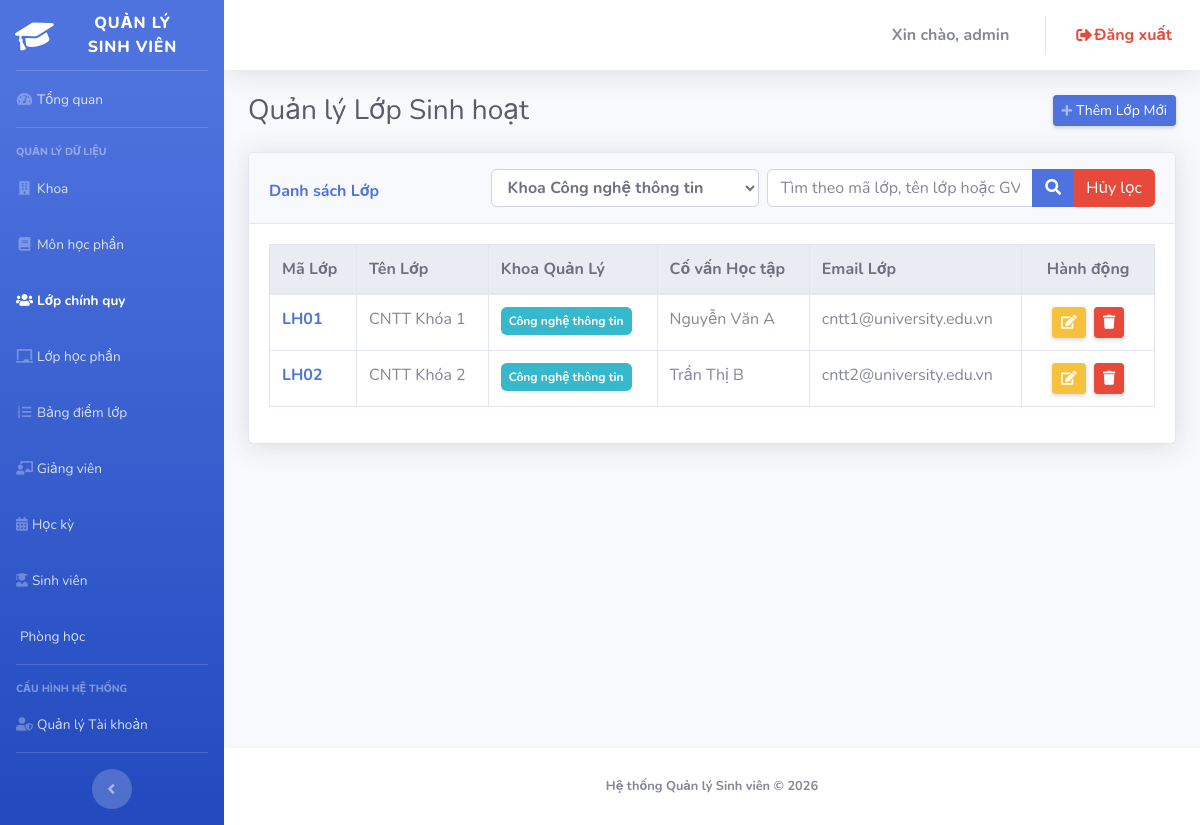
Page /admin/index.php?page=classes&filter_khoa=CNTT (signed in) on the committed database.
### tables this page shows
CREATE TABLE `classes` (
  `maLop` varchar(20) NOT NULL,
  `tenLop` varchar(100) NOT NULL,
  `email` varchar(100) DEFAULT NULL,
  `maKhoa` varchar(20) NOT NULL,
  `maGV` varchar(20) NOT NULL
);

CREATE TABLE `faculties` (
  `maKhoa` varchar(20) NOT NULL,
  `tenKhoa` varchar(100) NOT NULL,
  `diaChi` varchar(200) DEFAULT NULL,
  `email` varchar(100) DEFAULT NULL,
  `sdt` varchar(20) DEFAULT NULL
);

CREATE TABLE `teachers` (
  `maGV` varchar(20) NOT NULL,
  `hoTenGV` varchar(100) NOT NULL,
  `email` varchar(100) DEFAULT NULL,
  `sdt` varchar(20) DEFAULT NULL
);

### admin/classes.php (the view, shortened to what this page needs)
<?php
$keyword = $_GET['keyword'] ?? '';
$filter_khoa = $_GET['filter_khoa'] ?? '';
$facultiesList = $pdo->query("SELECT maKhoa, tenKhoa FROM Faculties")->fetchAll();
$limit = 10;
$p = isset($_GET['p']) ? (int)$_GET['p'] : 1;
$offset = (int)(($p - 1) * $limit);
$baseSelect = "SELECT c.maLop, c.tenLop, c.email, c.maKhoa, c.maGV, f.tenKhoa, t.hoTenGV
               FROM Classes c
               LEFT JOIN Faculties f ON c.maKhoa = f.maKhoa
               LEFT JOIN Teachers t ON c.maGV = t.maGV";
$whereClauses = [];
$params = [];
if ($filter_khoa !== '') {
    $whereClauses[] = "c.maKhoa = ?";
    array_push($params, $filter_khoa);
}
$whereString = "";
if (count($whereClauses) > 0) {
    $whereString = " WHERE " . implode(" AND ", $whereClauses);
}
$sql = $baseSelect . $whereString . " ORDER BY c.maKhoa ASC, c.maLop ASC LIMIT $limit OFFSET $offset";
$stmt = $pdo->prepare($sql);
$stmt->execute($params);
$classes = $stmt->fetchAll();
?>
<div class="d-sm-flex align-items-center justify-content-between mb-4">
    <h1 class="h3 mb-0 text-gray-800">Quản lý Lớp Sinh hoạt</h1>
    <button href="#" class="d-none d-sm-inline-block btn btn-sm btn-primary shadow-sm" data-toggle="modal" data-target="#addModal">
        <i class="fas fa-plus fa-sm text-white-50"></i> Thêm Lớp Mới
    </button>
</div>
<div class="card shadow mb-4">
    <div class="card-header py-3 row align-items-center m-0">
        <div class="col-xl-3 col-lg-2 mt-2 px-0">
            <h6 class="font-weight-bold text-primary m-0">Danh sách Lớp</h6>
        </div>
        <div class="col-xl-9 col-lg-10 px-0">
            <form method="GET" action="index.php" class="mb-0 row no-gutters align-items-center">
                <div class="col-md-5 pr-md-2 mb-2 mb-md-0">
                    <select name="filter_khoa" class="form-control font-weight-bold" onchange="this.form.submit()">
                        <?php foreach ($facultiesList as $fac): ?>
                            <option value="<?= htmlspecialchars($fac['maKhoa']) ?>" <?= ($filter_khoa === $fac['maKhoa']) ? 'selected' : '' ?>>
                                Khoa <?= htmlspecialchars($fac['tenKhoa']) ?>
                            </option>
                        <?php endforeach; ?>
                    </select>
                </div>
                <div class="col-md-7">
                    <div class="input-group w-100">
                        <input type="text" name="keyword" class="form-control" placeholder="Tìm theo mã lớp, tên lớp hoặc GV..." value="<?= htmlspecialchars($keyword) ?>">
                        <div class="input-group-append">
                            <button class="btn btn-primary" type="submit">
                                <i class="fas fa-search"></i>
                            </button>
                            <?php if ($keyword !== '' || $filter_khoa !== ''): ?>
                                <a href="index.php?page=classes" class="btn btn-danger">Hủy lọc</a>
                            <?php endif; ?>
                        </div>
                    </div>
                </div>
            </form>
        </div>
    </div>
    <div class="card-body">
        <div class="table-responsive">
            <table class="table table-bordered table-hover align-middle" width="100%" cellspacing="0">
                <thead class="thead-light">
                    <tr>
                        <th>Mã Lớp</th>
                        <th>Tên Lớp</th>
                        <th>Khoa Quản Lý</th>
                        <th>Cố vấn Học tập</th>
                        <th>Email Lớp</th>
                        <th width="15%" class="text-center">Hành động</th>
                    </tr>
                </thead>
                <tbody>
                    <?php if(empty($classes)): ?>
                        <tr><td colspan="6" class="text-center py-4">Không có lớp nào phù hợp</td></tr>
                    <?php else: ?>
                        <?php foreach ($classes as $c): ?>
                        <tr>
                            <td class="font-weight-bold text-primary"><?= htmlspecialchars($c['maLop']) ?></td>
                            <td><?= htmlspecialchars($c['tenLop']) ?></td>
                            <td><span class="badge badge-info p-2"><?= htmlspecialchars($c['tenKhoa'] ?? 'Trống') ?></span></td>
                            <td><?= htmlspecialchars($c['hoTenGV'] ?? 'Trống') ?></td>
                            <td><?= htmlspecialchars($c['email']) ?></td>
                            <td class="text-center text-nowrap">
                                <button type="button" class="btn btn-warning btn-sm mr-1 shadow-sm"
                                        onclick='openEditModal(<?= json_encode($c, JSON_HEX_TAG | JSON_HEX_APOS | JSON_HEX_QUOT | JSON_HEX_AMP | JSON_UNESCAPED_UNICODE) ?>)'>
                                    <i class="fas fa-edit"></i>
                                </button>
                                <form method="POST" class="d-inline">
                                    <button type="submit" class="btn btn-danger btn-sm shadow-sm" onclick="return confirm('Xóa lớp có thể ảnh hưởng sinh viên thuộc lớp. Xác nhận xóa?')">
                                        <i class="fas fa-trash"></i>
                                    </button>
                                </form>
                            </td>
                        </tr>
                        <?php endforeach; ?>
                    <?php endif; ?>
                </tbody>
            </table>
        </div>
    </div>
</div>

### rows in the picture
classes: maLop "LH01", tenLop "CNTT Khóa 1", maKhoa.tenKhoa "Công nghệ thông tin", maGV.hoTenGV "Nguyễn Văn A", email "cntt1@university.edu.vn"
classes: maLop "LH02", tenLop "CNTT Khóa 2", maKhoa.tenKhoa "Công nghệ thông tin", maGV.hoTenGV "Trần Thị B", email "cntt2@university.edu.vn"

### other values in the picture
$_SESSION['user']['username'] "admin"
